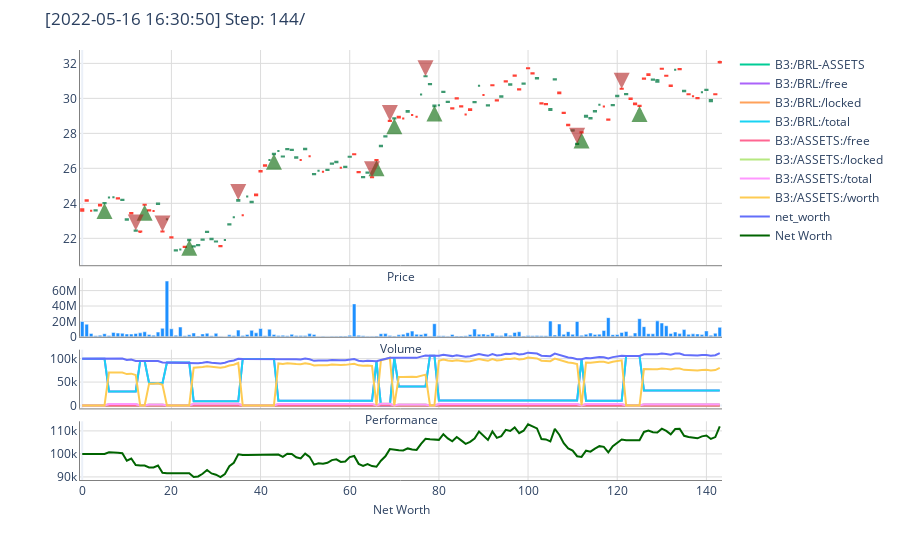

The code cell stored with this chart in its notebook:
### Code cell
# 1. Instantiate the evaluation environment
env, portfolio = create_eval_env({
    "window_size": window_size
})

# 2. Run until episode ends
episode_reward = 0
done = False
obs = env.reset()

while not done:
    action = agent.compute_single_action(obs)
    obs, reward, done, info = env.step(action)
    episode_reward += reward
    
env.render()

portfolio.ledger.as_frame().head(10)

### Figure 1 — Plotly figure (JSON) as saved in the notebook; plotly's stock layout.template omitted (floating-point values rounded to 4 significant figures; data arrays with more than 128 entries replaced by an {"elided": "..."} marker saying what was removed)
{"data": [{"close": {"elided": "144 float values"}, "high": {"elided": "144 float values"}, "low": {"elided": "144 float values"}, "name": "Price", "open": {"elided": "144 float values"}, "showlegend": false, "type": "candlestick", "uid": "d52d4630-e722-48ed-95d0-282db47a8328", "xaxis": "x", "yaxis": "y"}, {"marker": {"color": "DodgerBlue"}, "name": "Volume", "showlegend": false, "type": "bar", "uid": "0746d96a-3f0a-4837-8132-d8fa51c172d0", "xaxis": "x2", "y": {"elided": "144 float values"}, "yaxis": "y2"}, {"mode": "lines", "name": "B3:/BRL-ASSETS", "type": "scatter", "uid": "f475176d-8e71-4e0c-963e-94aee5b725a3", "xaxis": "x3", "y": {"elided": "144 float values"}, "yaxis": "y3"}, {"mode": "lines", "name": "B3:/BRL:/free", "type": "scatter", "uid": "b5a347a3-bd01-4fe2-91fa-8809e3130e2e", "xaxis": "x3", "y": {"elided": "144 float values"}, "yaxis": "y3"}, {"mode": "lines", "name": "B3:/BRL:/locked", "type": "scatter", "uid": "ed151afb-e083-440f-a4ba-bc158dc8a887", "xaxis": "x3", "y": {"elided": "144 int values"}, "yaxis": "y3"}, {"mode": "lines", "name": "B3:/BRL:/total", "type": "scatter", "uid": "21b94208-419f-4244-883b-b8301469a3b9", "xaxis": "x3", "y": {"elided": "144 float values"}, "yaxis": "y3"}, {"mode": "lines", "name": "B3:/ASSETS:/free", "type": "scatter", "uid": "538098b5-3b67-40c0-882e-358b7ca6d6a3", "xaxis": "x3", "y": {"elided": "144 int values"}, "yaxis": "y3"}, {"mode": "lines", "name": "B3:/ASSETS:/locked", "type": "scatter", "uid": "c031d52c-becd-4816-a614-76eb2aad63df", "xaxis": "x3", "y": {"elided": "144 float values"}, "yaxis": "y3"}, {"mode": "lines", "name": "B3:/ASSETS:/total", "type": "scatter", "uid": "eaf9f05e-f963-4357-8c1d-9182c70a5feb", "xaxis": "x3", "y": {"elided": "144 float values"}, "yaxis": "y3"}, {"mode": "lines", "name": "B3:/ASSETS:/worth", "type": "scatter", "uid": "ec9571b0-4e33-4cbf-94ef-433317fcfb32", "xaxis": "x3", "y": {"elided": "144 float values"}, "yaxis": "y3"}, {"mode": "lines", "name": "net_worth", "type": "scatter", "uid": "33e1af5d-babc-46ed-a74c-02451d913fd9", "xaxis": "x3", "y": {"elided": "144 float values"}, "yaxis": "y3"}, {"marker": {"color": "DarkGreen"}, "mode": "lines", "name": "Net Worth", "type": "scatter", "uid": "9b4db72e-0b4c-4038-be46-1179ae111cd4", "xaxis": "x4", "y": {"elided": "144 float values"}, "yaxis": "y4"}], "layout": {"annotations": [{"arrowcolor": "DarkGreen", "arrowhead": 2, "arrowsize": 0.8, "arrowwidth": 4, "ax": 0, "ay": 15, "hoverlabel": {"bgcolor": "DarkGreen"}, "hovertext": "Step 126 [2022-04-06]<br>BUY 2499.11 ASSETS @ 29.57 BRL MARKET<br>Total: 73898.59 BRL - Comm.: 259.55 BRL", "opacity": 0.6, "showarrow": true, "x": 125, "xref": "x", "y": 29.57, "yref": "y"}, {"arrowcolor": "FireBrick", "arrowhead": 2, "arrowsize": 0.8, "arrowwidth": 4, "ax": 0, "ay": -15, "hoverlabel": {"bgcolor": "FireBrick"}, "hovertext": "Step 122 [2022-03-31]<br>SELL 3144.69 ASSETS @ 30.55 BRL MARKET<br>Total: 96070.28 BRL - Comm.: 11.05 ASSETS", "opacity": 0.6, "showarrow": true, "x": 121, "xref": "x", "y": 30.55, "yref": "y"}, {"arrowcolor": "DarkGreen", "arrowhead": 2, "arrowsize": 0.8, "arrowwidth": 4, "ax": 0, "ay": 15, "hoverlabel": {"bgcolor": "DarkGreen"}, "hovertext": "Step 113 [2022-03-18]<br>BUY 3155.74 ASSETS @ 28.05 BRL MARKET<br>Total: 88518.41 BRL - Comm.: 310.90 BRL", "opacity": 0.6, "showarrow": true, "x": 112, "xref": "x", "y": 28.05, "yref": "y"}, {"arrowcolor": "FireBrick", "arrowhead": 2, "arrowsize": 0.8, "arrowwidth": 4, "ax": 0, "ay": -15, "hoverlabel": {"bgcolor": "FireBrick"}, "hovertext": "Step 112 [2022-03-17]<br>SELL 3212.77 ASSETS @ 27.41 BRL MARKET<br>Total: 88062.03 BRL - Comm.: 11.28 ASSETS", "opacity": 0.6, "showarrow": true, "x": 111, "xref": "x", "y": 27.41, "yref": "y"}, {"arrowcolor": "DarkGreen", "arrowhead": 2, "arrowsize": 0.8, "arrowwidth": 4, "ax": 0, "ay": 15, "hoverlabel": {"bgcolor": "DarkGreen"}, "hovertext": "Step 80 [2022-01-28]<br>BUY 3224.05 ASSETS @ 29.59 BRL MARKET<br>Total: 95399.75 BRL - Comm.: 335.07 BRL", "opacity": 0.6, "showarrow": true, "x": 79, "xref": "x", "y": 29.59, "yref": "y"}, {"arrowcolor": "FireBrick", "arrowhead": 2, "arrowsize": 0.8, "arrowwidth": 4, "ax": 0, "ay": -15, "hoverlabel": {"bgcolor": "FireBrick"}, "hovertext": "Step 78 [2022-01-26]<br>SELL 2100.33 ASSETS @ 31.27 BRL MARKET<br>Total: 65677.32 BRL - Comm.: 7.38 ASSETS", "opacity": 0.6, "showarrow": true, "x": 77, "xref": "x", "y": 31.27, "yref": "y"}, {"arrowcolor": "DarkGreen", "arrowhead": 2, "arrowsize": 0.8, "arrowwidth": 4, "ax": 0, "ay": 15, "hoverlabel": {"bgcolor": "DarkGreen"}, "hovertext": "Step 71 [2022-01-17]<br>BUY 2107.71 ASSETS @ 28.86 BRL MARKET<br>Total: 60828.41 BRL - Comm.: 213.65 BRL", "opacity": 0.6, "showarrow": true, "x": 70, "xref": "x", "y": 28.86, "yref": "y"}, {"arrowcolor": "FireBrick", "arrowhead": 2, "arrowsize": 0.8, "arrowwidth": 4, "ax": 0, "ay": -15, "hoverlabel": {"bgcolor": "FireBrick"}, "hovertext": "Step 70 [2022-01-14]<br>SELL 3543.6 ASSETS @ 28.71 BRL MARKET<br>Total: 101736.76 BRL - Comm.: 12.45 ASSETS", "opacity": 0.6, "showarrow": true, "x": 69, "xref": "x", "y": 28.71, "yref": "y"}, {"arrowcolor": "DarkGreen", "arrowhead": 2, "arrowsize": 0.8, "arrowwidth": 4, "ax": 0, "ay": 15, "hoverlabel": {"bgcolor": "DarkGreen"}, "hovertext": "Step 67 [2022-01-11]<br>BUY 3556.05 ASSETS @ 26.46 BRL MARKET<br>Total: 94093.15 BRL - Comm.: 330.48 BRL", "opacity": 0.6, "showarrow": true, "x": 66, "xref": "x", "y": 26.46, "yref": "y"}, {"arrowcolor": "FireBrick", "arrowhead": 2, "arrowsize": 0.8, "arrowwidth": 4, "ax": 0, "ay": -15, "hoverlabel": {"bgcolor": "FireBrick"}, "hovertext": "Step 66 [2022-01-10]<br>SELL 3313.9 ASSETS @ 25.49 BRL MARKET<br>Total: 84471.31 BRL - Comm.: 11.64 ASSETS", "opacity": 0.6, "showarrow": true, "x": 65, "xref": "x", "y": 25.49, "yref": "y"}, {"arrowcolor": "DarkGreen", "arrowhead": 2, "arrowsize": 0.8, "arrowwidth": 4, "ax": 0, "ay": 15, "hoverlabel": {"bgcolor": "DarkGreen"}, "hovertext": "Step 44 [2021-12-07]<br>BUY 3325.54 ASSETS @ 26.84 BRL MARKET<br>Total: 89257.43 BRL - Comm.: 313.50 BRL", "opacity": 0.6, "showarrow": true, "x": 43, "xref": "x", "y": 26.84, "yref": "y"}, {"arrowcolor": "FireBrick", "arrowhead": 2, "arrowsize": 0.8, "arrowwidth": 4, "ax": 0, "ay": -15, "hoverlabel": {"bgcolor": "FireBrick"}, "hovertext": "Step 36 [2021-11-25]<br>SELL 3735.48 ASSETS @ 24.19 BRL MARKET<br>Total: 90361.26 BRL - Comm.: 13.12 ASSETS", "opacity": 0.6, "showarrow": true, "x": 35, "xref": "x", "y": 24.19, "yref": "y"}, {"arrowcolor": "DarkGreen", "arrowhead": 2, "arrowsize": 0.8, "arrowwidth": 4, "ax": 0, "ay": 15, "hoverlabel": {"bgcolor": "DarkGreen"}, "hovertext": "Step 25 [2021-11-09]<br>BUY 3748.6 ASSETS @ 21.92 BRL MARKET<br>Total: 82169.27 BRL - Comm.: 288.60 BRL", "opacity": 0.6, "showarrow": true, "x": 24, "xref": "x", "y": 21.92, "yref": "y"}, {"arrowcolor": "FireBrick", "arrowhead": 2, "arrowsize": 0.8, "arrowwidth": 4, "ax": 0, "ay": -15, "hoverlabel": {"bgcolor": "FireBrick"}, "hovertext": "Step 19 [2021-10-29]<br>SELL 1971.24 ASSETS @ 22.39 BRL MARKET<br>Total: 44136.06 BRL - Comm.: 6.92 ASSETS", "opacity": 0.6, "showarrow": true, "x": 18, "xref": "x", "y": 22.39, "yref": "y"}, {"arrowcolor": "DarkGreen", "arrowhead": 2, "arrowsize": 0.8, "arrowwidth": 4, "ax": 0, "ay": 15, "hoverlabel": {"bgcolor": "DarkGreen"}, "hovertext": "Step 15 [2021-10-25]<br>BUY 1978.16 ASSETS @ 23.92 BRL MARKET<br>Total: 47317.62 BRL - Comm.: 166.19 BRL", "opacity": 0.6, "showarrow": true, "x": 14, "xref": "x", "y": 23.92, "yref": "y"}, {"arrowcolor": "FireBrick", "arrowhead": 2, "arrowsize": 0.8, "arrowwidth": 4, "ax": 0, "ay": -15, "hoverlabel": {"bgcolor": "FireBrick"}, "hovertext": "Step 13 [2021-10-21]<br>SELL 2893.88 ASSETS @ 22.45 BRL MARKET<br>Total: 64967.61 BRL - Comm.: 10.16 ASSETS", "opacity": 0.6, "showarrow": true, "x": 12, "xref": "x", "y": 22.45, "yref": "y"}, {"arrowcolor": "DarkGreen", "arrowhead": 2, "arrowsize": 0.8, "arrowwidth": 4, "ax": 0, "ay": 15, "hoverlabel": {"bgcolor": "DarkGreen"}, "hovertext": "Step 6 [2021-10-11]<br>BUY 2904.04 ASSETS @ 24.02 BRL MARKET<br>Total: 69755.0 BRL - Comm.: 245.00 BRL", "opacity": 0.6, "showarrow": true, "x": 5, "xref": "x", "y": 24.02, "yref": "y"}], "margin": {"t": 50}, "title": {"text": "[2022-05-16 16:30:50] Step: 144/"}, "xaxis": {"anchor": "y", "domain": [0, 1], "gridcolor": "Gainsboro", "linecolor": "Grey", "matches": "x4", "rangeslider": {"visible": false}, "showticklabels": false, "title": {"font": {"size": 12}, "standoff": 7, "text": "Price"}}, "xaxis2": {"anchor": "y2", "domain": [0, 1], "gridcolor": "Gainsboro", "linecolor": "Grey", "matches": "x4", "showticklabels": false, "title": {"font": {"size": 12}, "standoff": 7, "text": "Volume"}}, "xaxis3": {"anchor": "y3", "domain": [0, 1], "gridcolor": "Gainsboro", "linecolor": "Grey", "matches": "x4", "showticklabels": false, "title": {"font": {"size": 12}, "standoff": 7, "text": "Performance"}}, "xaxis4": {"anchor": "y4", "domain": [0, 1], "gridcolor": "Gainsboro", "linecolor": "Grey", "title": {"font": {"size": 12}, "standoff": 7, "text": "Net Worth"}}, "yaxis": {"anchor": "x", "domain": [0.4995, 1], "gridcolor": "Gainsboro", "linecolor": "Grey"}, "yaxis2": {"anchor": "x2", "domain": [0.333, 0.4695], "gridcolor": "Gainsboro", "linecolor": "Grey"}, "yaxis3": {"anchor": "x3", "domain": [0.1665, 0.303], "gridcolor": "Gainsboro", "linecolor": "Grey"}, "yaxis4": {"anchor": "x4", "domain": [0, 0.1365], "gridcolor": "Gainsboro", "linecolor": "Grey"}}}
